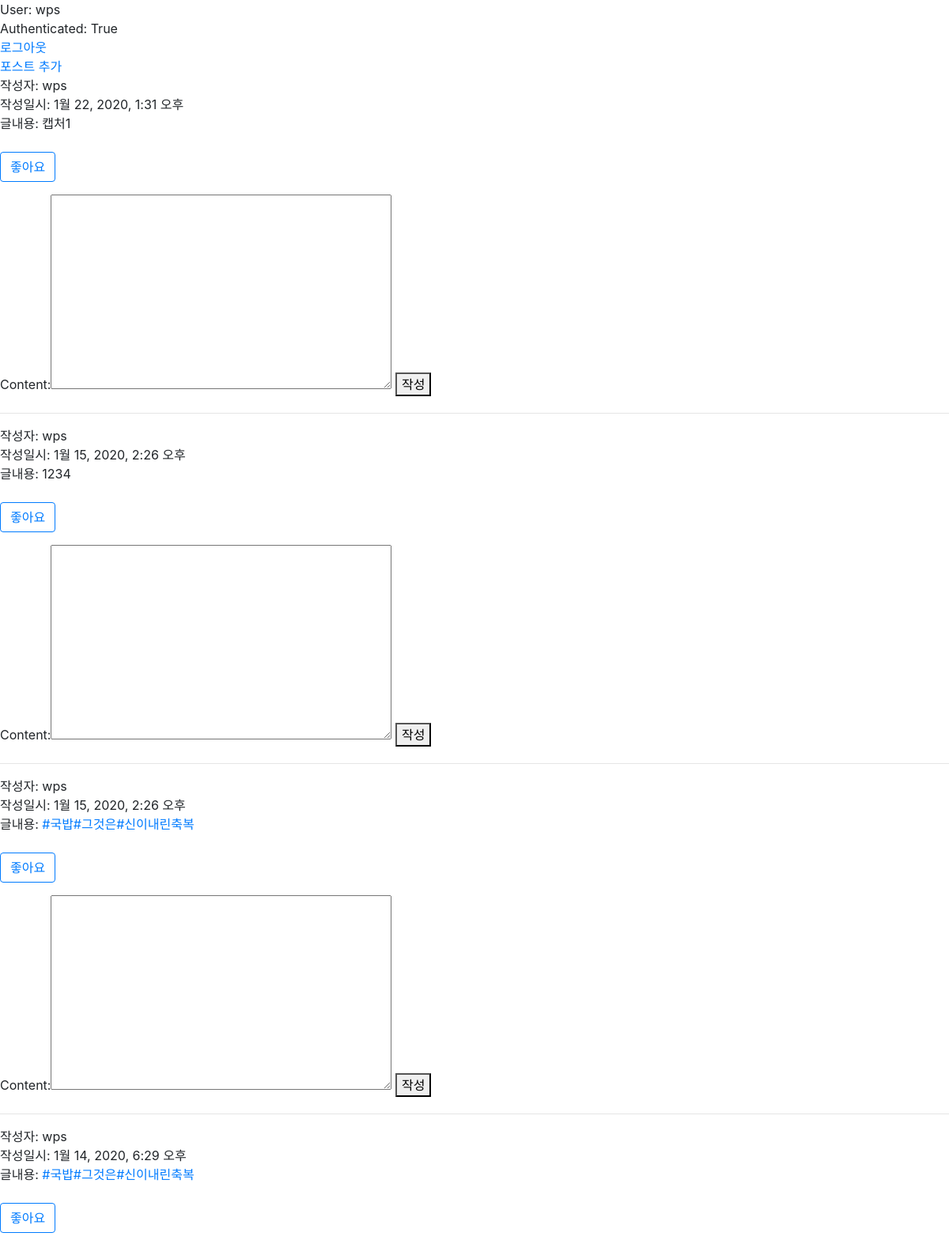
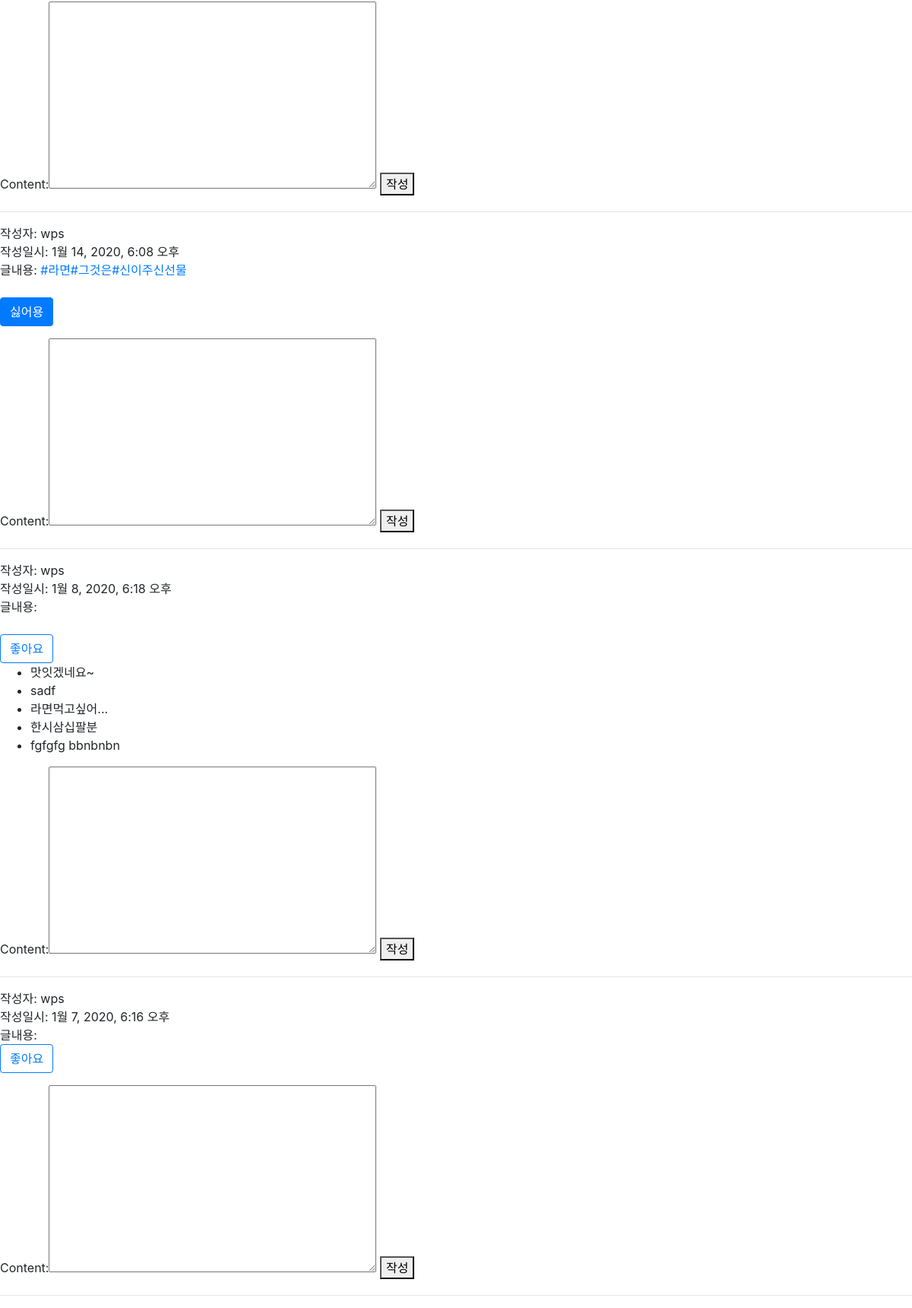
The page /posts/ (signed in) on the database its author committed (2 pictures, top to bottom).
### members/models.py (models this page shows)
class User(AbstractUser):
    img_profile = models.ImageField('프포필이미지', blank=True, upload_to='users/')
    name = models.CharField('이름', max_length=100)

### posts/models.py (models this page shows, shortened)
class Post(models.Model):
    TAG_PATTERN = re.compile(r'#(\w+)')
    """
    인스타그램의 포스팅
    """
    author = models.ForeignKey(User, on_delete=models.CASCADE)
    content = models.TextField(blank=True)
    content_html = models.TextField(blank=True)
    like_users = models.ManyToManyField(User, through='PostLike', related_name='like_post_set')
    created = models.DateTimeField(auto_now_add=True)
    tags = models.ManyToManyField(
        'Tag', verbose_name='해시태그 목록', related_name='posts', blank=True
    )

class PostComment(models.Model):
    post = models.ForeignKey(Post, on_delete=models.CASCADE)
    author = models.ForeignKey(User, on_delete=models.CASCADE)
    content = models.TextField()

### posts/views.py (the view)
# urls.py: path('', views.post_list, name='post-list'),
def post_list(request, tag=None):
    if tag is None:
        posts = Post.objects.order_by('-pk')
    else:
        posts = Post.objects.filter(tags__name__iexact=tag).order_by('-pk')
    comment_form = CommentCreateForm()
    context = {
        'posts': posts,
        'comment_form': comment_form,
    }
    return render(request, 'posts/post-list.html', context)

### posts/forms.py (shortened to what this page needs)
class CommentCreateForm(forms.Form):
    content = forms.CharField(
        max_length=10,
        widget=forms.Textarea()
    )

### templates/posts/post-list.html (shortened to what this page needs)
{% extends 'base.html' %}
{% block content %}
    <div>User: {{ request.user }}</div>
    <div>Authenticated: {{ request.user.is_authenticated }}</div>
    <div>
        <a href="{% url 'members:logout' %}">로그아웃</a>
    </div>
    <div>
        <a href="{% url 'posts:post-create' %}">포스트 추가</a>
    </div>
    {% for post in posts %}
        <div>작성자: {{ post.author }}</div>
        <div>작성일시: {{ post.created }}</div>
        <div>글내용: {{ post.content_html|safe }}</div>
        <div>
        </div>
        <form action="{% url 'posts:post-like' pk=post.pk %}" method="POST">
            {% if post in user.like_post_set.all %}
                <button class="btn btn-primary" type="submit">싫어용</button>
            {% else %}
                <button class="btn btn-outline-primary" type="submit">좋아요</button>
            {% endif %}
        </form>
        <div>
            <ul>
            {% for comment in post.postcomment_set.all %}
                <li>
                    <span>{{ comment.content }}</span>
                </li>
            {% endfor %}
            </ul>
            <div>
                <form action="{% url 'posts:comment-create' post_pk=post.pk %}" method="POST">
                    {{ comment_form }}
                    <button type="submit">작성</button>
                </form>
            </div>
        </div>
        <hr>
    {% endfor %}
{% endblock %}

### rows shown on the page
User: user "wps", user.is_authenticated "True"
Post: author "wps", created "1월 22, 2020, 1:31 오후", content_html "캡처1", shows "좋아요"
Post: author "wps", created "1월 15, 2020, 2:26 오후", content_html "1234", shows "좋아요"
Post: author "wps", created "1월 15, 2020, 2:26 오후", content_html "#국밥 #그것은 #신이내린축복", shows "좋아요"
Post: author "wps", created "1월 14, 2020, 6:29 오후", content_html "#국밥 #그것은 #신이내린축복", shows "좋아요"
Post: author "wps", created "1월 14, 2020, 6:08 오후", content_html "#라면 #그것은 #신이주신선물", shows "싫어용"
Post: author "wps", created "1월 8, 2020, 6:18 오후", shows "좋아요"
PostComment: content "맛잇겠네요~"
PostComment: content "sadf"
PostComment: content "라면먹고싶어..."
PostComment: content "한시삼십팔분"
PostComment: content "fgfgfg bbnbnbn"
Post: author "wps", created "1월 7, 2020, 6:16 오후", shows "좋아요"
